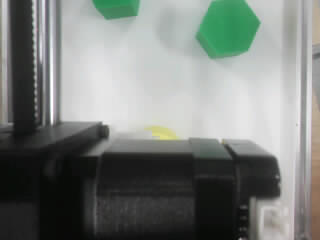
#> input picture 08_视觉/vision/_vp.jpg, 320 x 240 px
$ python shape_probe.py
#> lines starting #> are read from the running program, lines starting #| are printed output that depends on the picture; after the words box and inside, x2 and y2 are one past the last pixel; in counts of white or black regions, pixels touching at a corner belong together
### 08_视觉/vision/pc_detect.py
"""PC 侧视觉识别：从一张照片里找出货物（颜色 + 形状），输出列表。

这是「校赛方案」的第一步：K210 只当相机（拍照回传 PC ✓），
识别在这里做（PC 上算力足、好调试 ✓）。识别结果后面会：
  · 用标定把「像素坐标 → 龙门毫米」✓
  · 按规则分配盒子（同形同色归同盒 ✓ 单盒≤4件 ✓）
  · 拼成 `@PLAN/@PI/@PLAN END` 下发给 STM32 ✓

用法：
  D:\\python\\python.exe 08_视觉\\vision\\pc_detect.py 08_视觉\\shots\\vision_now.jpg
  ... --annotate 输出图.png        # 画框图，方便肉眼核对 ✓
  ... --min-area 300               # 最小色块面积（像素）
"""
import argparse
import sys
from pathlib import Path

import cv2
import numpy as np

try:
    sys.stdout.reconfigure(encoding="utf-8", errors="replace")
except Exception:
    pass

# 颜色阈值（**HSV**：H 0~179、S/V 0~255 ✓）。
# ⭐ 2026-10-04 用户确认：**物料总共只有 黄、绿、蓝 三种** ✓
#    ⇒ 色表就只留这三种，**黑色/白色/其它全部忽略** ✓
#      （原来把 black/white 也放进来，结果左侧机构和阴影被当成"货物"误检 ✗）
#    这样误检自动消失 ✓，而且"不认识的颜色"不会再混进计划 ✓。
# ⚠️ 阈值是经验值：真实光照下标定时再微调（尤其蓝色偏青/偏紫要试 ✓）。
COLORS = {
    "yellow": [(20, 90, 90), (35, 255, 255)],
    "green":  [(40, 60, 50), (90, 255, 255)],
    # ⚠️ 2026-10-04 实测修正：蓝三角锥在托盘上被光照洗淡 ⇒ **H=111, S=68** ✗
    #    原来要求 S≥80 ⇒ **明明在画面里却识别不到** ✓（正是"东西在却找不到"的典型 ✗）
    #    ⇒ S 门槛降到 **45**（实测 68，留余量 ✓；白/灰背景 S 通常在 0~30 ✓ 不会误检 ✓）
    "blue":   [(95, 45, 90), (125, 255, 255)],
}


def imread_unicode(path):
    """读图（**支持中文路径** ✓）。

    ⚠️ 坑：Windows 上 `cv2.imread('中文路径.jpg')` 会直接失败 ✗
    （OpenCV 内部用窄字符 API，非 ASCII 路径打不开 ✓）—— 本项目路径里就有中文 ✓，
    所以一律用 `np.fromfile` + `imdecode` 绕过去 ✓。写图同理用 `imencode` + `tofile` ✓。
    """
    try:
        data = np.fromfile(str(path), dtype=np.uint8)
        return cv2.imdecode(data, cv2.IMREAD_COLOR)
#> returned value is the input picture: shape (240, 320, 3); mean B, G, R 123.8, 127.7, 123
    except Exception:
        return None


# [8 lines left out: function imwrite_unicode, not called in this run]


def radial_profile(cnt, n=360, simplify=0.02):
    """把轮廓采样成**均匀角度上的半径** r(θ)（返回长度 n 的数组，失败返回 None ✓）。

    三个必须踩对的点（都实测栽过 ✗）：
      ① 用**凸包**：掩膜的小缺口/毛刺被填平 ✓（比原始轮廓稳得多 ✓）；
      ② 半径必须按 **"射线与边求交"解析算** ✗ 不能对顶点半径插值 ——
         凸包的边是**直线**，边中点半径会掉到 R·cos(30°)=0.866R（六边形）✗，
         插值等于把直边抹平成圆弧 ⇒ **六棱柱被算成"圆"** ✗✗（第一版就是这样 ✗）；
      ③ 凸包上常残留几十个**近共线**的噪声点（抗锯齿 + 形态学造成 ✗）⇒
         先用 `approxPolyDP` 按**周长比例**简化，把真正的"角"留下 ✓
         （不简化的话 r(θ) 太光滑，谐波幅度被抹掉 ⇒ 同样判成圆 ✗）。
    """
    hull = cv2.convexHull(cnt)
    if hull is None or len(hull) < 3:
        return None
    peri = cv2.arcLength(hull, True)
    if simplify > 0 and peri > 0:
        app = cv2.approxPolyDP(hull, simplify * peri, True)
        if len(app) >= 3:
            hull = app
    m = cv2.moments(hull)
    if m["m00"] <= 0:
        return None
    cx, cy = m["m10"] / m["m00"], m["m01"] / m["m00"]
    P = hull.reshape(-1, 2).astype(np.float64) - np.array([cx, cy])
    ang = np.arctan2(P[:, 1], P[:, 0])
    rad = np.hypot(P[:, 0], P[:, 1])
    order = np.argsort(ang)
    ang, rad = ang[order], rad[order]
    K = len(ang)

    prof = np.full(n, np.nan)
    grid = np.linspace(ang[0], ang[0] + 2.0 * np.pi, n, endpoint=False)
    for i in range(K):
        a1, r1 = ang[i], rad[i]
        j = (i + 1) % K
        a2 = ang[j] + (2.0 * np.pi if j <= i else 0.0)
        r2 = rad[j]
        span = a2 - a1
        if span <= 1e-12:
            continue
        sel = np.mod(grid - a1, 2.0 * np.pi) < span
        if not np.any(sel):
            continue
        ph = np.mod(grid[sel] - a1, 2.0 * np.pi)
        # r(φ) = r1·r2·sin(Δ) / [ r2·sin(φ) + r1·sin(Δ−φ) ] ✓
        den = r2 * np.sin(ph) + r1 * np.sin(span - ph)
        den = np.where(np.abs(den) < 1e-9, 1e-9, den)
        prof[sel] = r1 * r2 * np.sin(span) / den

    if not np.isfinite(prof).any():
        return None
    if not np.isfinite(prof).all():                 # 极少数没盖到的角度 → 用均值补上 ✓
        prof[~np.isfinite(prof)] = np.nanmean(prof)
    if prof.mean() <= 1e-6:
        return None
    return prof


def symmetry_order(prof, k_max=8):
    """对 r(θ) 做 FFT，返回 (最小显著谐波阶数 k, 该阶幅度, 全部幅度表) ✓。

    为什么看"阶数"而不是数顶点：**正 n 边形 = n 重旋转对称** ✓ ——
    正三角形只有 3、6、9… 阶谐波；正六边形只有 6、12… 阶（**没有 3 阶**，
    因为它绕中心转 180° 不变 ✓）；圆/椭圆则连 3 阶以上都没有 ✓。
    ⇒ "k≥3 里**最小**的显著谐波"就是对称重数，**这是数顶点给不出的稳定信息** ✓✓。
    """
    n = len(prof)
    spec = np.abs(np.fft.rfft(prof / prof.mean() - 1.0)) * (2.0 / n)
    harm = {k: float(spec[k]) for k in range(3, k_max + 1) if k < len(spec)}
    if not harm:
        return None, 0.0, {}
    kmax = max(harm, key=harm.get)
    return kmax, harm[kmax], harm


def ngon_residual(prof, n, steps=48):
    """把 r(θ) 和**正 n 边形**模型对齐后取最小 RMS 残差 ✓（形状判据的核心 ✓）。

    模型：中心到边的距离 r(θ) = cos(π/n) / cos( ((θ−θ0) mod 2π/n) − π/n )，
    再整体归一化到均值 1（**缩放对形状没意义** ✓），θ0 在 [0, 2π/n) 上扫一遍取最优 ✓。
    """
    m = prof / prof.mean()
    th = np.linspace(0.0, 2.0 * np.pi, len(m), endpoint=False)
    best = None
    for t0 in np.linspace(0.0, 2.0 * np.pi / n, steps, endpoint=False):
        u = np.mod(th - t0, 2.0 * np.pi / n) - np.pi / n
        mod = np.cos(np.pi / n) / np.cos(u)
        mod = mod / mod.mean()
        r = float(np.sqrt(np.mean((m - mod) ** 2)))
        if best is None or r < best:
            best = r
    return best if best is not None else 1.0


def ellipse_residual(prof):
    """**椭圆模型**的 RMS 残差 ✓ —— 去掉直流 + 1、2 阶谐波（= 一个椭圆能解释的全部）✗。

    为什么必须有它：相机有俯角 ⇒ **圆柱的顶面在画面里是椭圆，不是圆** ✗；
    而"圆柱"和"六棱柱"的差别不在圆度（六棱柱也很圆 ✗），
    而在"**除了椭圆之外还剩多少结构**"✓ —— 这正是这个残差衡量的东西 ✓。
    """
    n = len(prof)
    th = np.linspace(0.0, 2.0 * np.pi, n, endpoint=False)
    A = np.column_stack([np.ones(n), np.cos(th), np.sin(th),
                         np.cos(2 * th), np.sin(2 * th)])
    y = prof / prof.mean()
    coef, *_ = np.linalg.lstsq(A, y, rcond=None)
    return float(np.sqrt(np.mean((y - A @ coef) ** 2)))


def shape_of(cnt, area):
    """根据轮廓判断形状名（俯视视角 ✓）。

    ⚠️⚠️ 2026-10-08 **重写**：旧判据是"`approxPolyDP` 数顶点 + 圆度"，**实机上极不稳定** ✗✗ ——
       同一天连拍两张，同一件绿色六棱柱会在 `hexagon(六棱柱)` 和 `poly7x(接近圆/多边)`
       之间来回跳 ✗（顶点数对光照/抗锯齿/掩膜边缘的一两个像素太敏感 ✗）。
       后果：`vision_pick.py --shape hex` **时好时坏，空跑直接选不到货** ✗（实测踩到 ✓）。

    新判据 = **角向对称阶数**（见 `radial_profile` / `symmetry_order` 的注释 ✓）：
      · 最小显著谐波 k = **3/4/5/6** ⇒ 三角形 / 正方形 / 五边形 / **六棱柱** ✓
      · k≥3 的谐波**全都很小** ⇒ 圆 / 椭圆（圆柱俯视 + 相机俯角 ✓）
    """
    prof = radial_profile(cnt)
    if prof is None:
        return "?"
    kmax, amp, harm = symmetry_order(prof)
    if kmax is None:
        return "?"

    x, y, w, h = cv2.boundingRect(cnt)
    aspect = w / float(h) if h else 0.0

    # ① **主阶明确** ⇒ 就是多边形，阶数 = 对称重数 ✓
    #    判据 = 最高阶既够大（≥0.030）又明显压过第二阶（≥1.45 倍）✓
    #    为什么不能只看绝对值 ✗：实测**不规则的圆斑**（黄圆柱的掩膜把顶面+侧面连成花生形 ✗）
    #    各阶谐波都在 0.013~0.036 之间、"最高阶"纯属噪声 ✗ ——
    #    而真六棱柱是 0.039（第二阶 0.025）⇒ 两者绝对值几乎撞上 ✗，
    #    只有"**有没有明显压过第二名**"能把它们分开 ✓。
    vals = sorted(harm.values(), reverse=True)
    second = vals[1] if len(vals) > 1 else 0.0
    dominant = (amp >= 0.030) and (second <= 1e-9 or amp >= 1.45 * second)

    # ② 没有主阶：能被**椭圆**解释 ⇒ 圆 / 圆柱（相机有俯角，圆柱顶面在画面里是椭圆 ✓）
    if not dominant:
        if ellipse_residual(prof) < 0.08:
            return "circle(圆/圆柱)"
        # ③ 既没主阶、又不像椭圆 ⇒ **不硬猜**，明确报"不规则"，让人去查掩膜/光照 ✓
        #    （比随便给个名字强 ✓ —— 分拣规则里"形状判错 = 整盒清零" ✗✗）
        return "?irregular(不规则-查掩膜/光照)"

    if kmax == 3:
        return "triangle(三棱柱/三棱锥)"
    if kmax == 4:
        if 0.85 <= aspect <= 1.18:
            return "square-ish(正方体/四棱锥)"
        return "rect(长方形)"
    if kmax == 5:
        return "pentagon(五边形)"
    if kmax == 6:
        return "hexagon(六棱柱)"
    return "poly%dx(接近圆/多边)" % kmax


# [60 lines left out: functions detect, main, not called in this run]


# [2 lines that do not run on import are left out]

### 08_视觉/vision/shape_probe.py
"""形状判据探针 —— 把每个色块的**凸包点数**与**各阶谐波幅度**打出来，用来标定阈值 ✓。

为什么要有它：形状判据（`pc_detect.shape_of`）的阈值不能拍脑袋定 ✗ ——
2026-10-08 就是"数顶点"的判据在实机上连拍两张就跳变（`hexagon` ↔ `poly7x` ✗），
所以改成"角向对称阶数"之后，**必须能一眼看到每个色块的实际谐波数值** ✓，
才知道阈值该定在哪、以及哪一件是被掩膜搞坏的（而不是判据本身不行 ✓）。

用法：
  D:\\python\\python.exe 08_视觉\\vision\\shape_probe.py 08_视觉\\vision\\_vp.jpg
"""
import sys
from pathlib import Path

HERE = Path(__file__).resolve().parent
sys.path.insert(0, str(HERE))

import cv2          # noqa: E402
import numpy as np  # noqa: E402
import pc_detect    # noqa: E402

try:
    sys.stdout.reconfigure(encoding="utf-8", errors="replace")
except Exception:
    pass


def main():
    path = Path(sys.argv[1]) if len(sys.argv) > 1 else (HERE / "_vp.jpg")
    img = pc_detect.imread_unicode(path)
    if img is None:
        print("[FAIL] 读不到图：%s" % path)
        return 1
    hsv = cv2.cvtColor(img, cv2.COLOR_BGR2HSV)
#> hsv: shape (240, 320, 3); mean H, S, V 43.7, 17.7, 128.6
    print("图 %s  %dx%d" % (path.name, img.shape[1], img.shape[0]))
#| 图 _vp.jpg  320x240
    for name, (lo, hi) in pc_detect.COLORS.items():
        mask = cv2.inRange(hsv, np.array(lo, np.uint8), np.array(hi, np.uint8))
        mask = cv2.morphologyEx(mask, cv2.MORPH_OPEN, np.ones((3, 3), np.uint8))
        mask = cv2.morphologyEx(mask, cv2.MORPH_CLOSE, np.ones((5, 5), np.uint8))
        cnts, _ = cv2.findContours(mask, cv2.RETR_EXTERNAL, cv2.CHAIN_APPROX_SIMPLE)
        for c in cnts:
            a = cv2.contourArea(c)
            if a < 250:
                continue
            hull = cv2.convexHull(c)
            peri = cv2.arcLength(hull, True)
            app = cv2.approxPolyDP(hull, 0.02 * peri, True) if peri > 0 else hull
            prof = pc_detect.radial_profile(c)
            k, amp, harm = pc_detect.symmetry_order(prof) if prof is not None else (None, 0.0, {})
            print("\n%-6s 面积=%-5d 凸包=%d 点 简化后=%d 点  →  **%s**"
                  % (name, int(a), len(hull), len(app), pc_detect.shape_of(c, a)))
            if prof is not None:
                print("        椭圆模型残差 = **%.4f**" % pc_detect.ellipse_residual(prof))
                rs = {n: pc_detect.ngon_residual(prof, n) for n in range(3, 9)}
                print("        正 n 边形残差：%s   → 最优 n=%d（%.4f）"
                      % ("  ".join("n%d=%.4f" % (nn, vv) for nn, vv in sorted(rs.items())),
                         min(rs, key=rs.get), min(rs.values())))
            if harm:
                print("        最高阶 k=%s (幅度 %.3f)；各阶：%s"
                      % (k, amp, "  ".join("k%d=%.3f" % (kk, vv) for kk, vv in sorted(harm.items()))))
            else:
                print("        （算不出谐波）")
#> this loop made 3 passes
#> pass 1, in main, `mask = cv2.inRange(hsv, np.array(lo, np.uint8), np.array(hi, np.uint8))`:
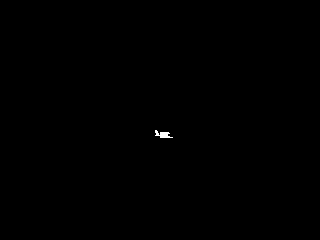
#> mask: shape (240, 320); 0.1% white; 1 white region, box (x1, y1, x2, y2) and area: (155, 130, 173, 138) 77
#> pass 2, in main, `mask = cv2.inRange(hsv, np.array(lo, np.uint8), np.array(hi, np.uint8))`:
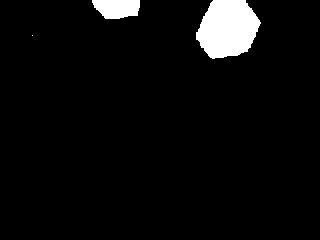
#> mask: shape (240, 320); 4.7% white; 3 white regions (1 under 20 px), largest, box (x1, y1, x2, y2) and area: (196, 0, 261, 59) 2846, (92, 0, 140, 19) 748
#> after the loop: mask: shape (240, 320); every value is 0
    return 0


if __name__ == "__main__":
    sys.exit(main())
#> (the program exits here)

$ run again, with 08_视觉/vision/_cal1.jpg copied over 08_视觉/vision/_vp.jpg
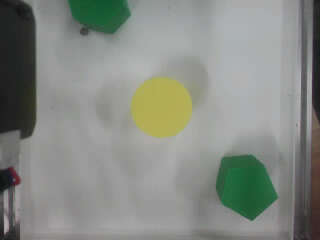
#> input picture 08_视觉/vision/_cal1.jpg, 320 x 240 px
#> in imread_unicode, returned value is the input picture: shape (240, 320, 3); mean B, G, R 131.4, 137.6, 134
#> hsv: shape (240, 320, 3); mean H, S, V 46.3, 19.7, 138.4
#| 图 _vp.jpg  320x240
#> the loop in main, `for name, (lo, hi) in pc_detect.COLORS.items():` made 3 passes
#> pass 1, in main, `mask = cv2.inRange(hsv, np.array(lo, np.uint8), np.array(hi, np.uint8))`:
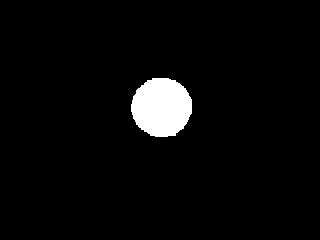
#> mask: shape (240, 320); 3.7% white; 1 white region, box (x1, y1, x2, y2) and area: (131, 78, 192, 137) 2836
#> pass 2, in main, `mask = cv2.inRange(hsv, np.array(lo, np.uint8), np.array(hi, np.uint8))`:
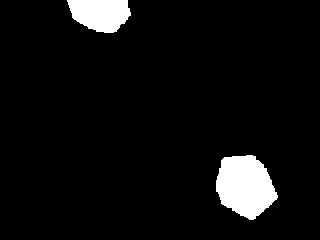
#> mask: shape (240, 320); 5.8% white; 2 white regions, box (x1, y1, x2, y2) and area: (216, 155, 278, 220) 2862, (67, 0, 131, 33) 1614

$ run again, with 08_视觉/vision/_cal2.jpg copied over 08_视觉/vision/_vp.jpg
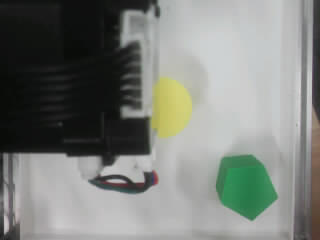
#> input picture 08_视觉/vision/_cal2.jpg, 320 x 240 px
#> in imread_unicode, returned value is the input picture: shape (240, 320, 3); mean B, G, R 123.5, 128.5, 125.2
#> hsv: shape (240, 320, 3); mean H, S, V 48.7, 18.9, 129.3
#| 图 _vp.jpg  320x240
#> the loop in main, `for name, (lo, hi) in pc_detect.COLORS.items():` made 3 passes
#> pass 1, in main, `mask = cv2.inRange(hsv, np.array(lo, np.uint8), np.array(hi, np.uint8))`:
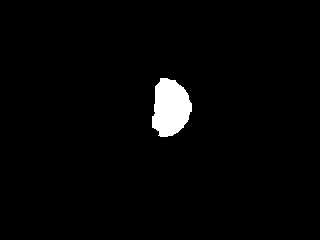
#> mask: shape (240, 320); 2.3% white; 1 white region, box (x1, y1, x2, y2) and area: (152, 78, 192, 137) 1756
#> pass 2, in main, `mask = cv2.inRange(hsv, np.array(lo, np.uint8), np.array(hi, np.uint8))`:
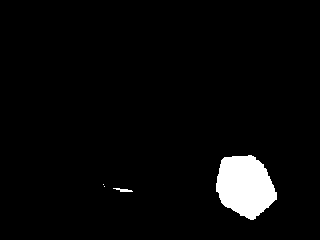
#> mask: shape (240, 320); 3.8% white; 4 white regions (2 under 20 px), largest, box (x1, y1, x2, y2) and area: (216, 155, 277, 220) 2846, (113, 188, 133, 192) 44
